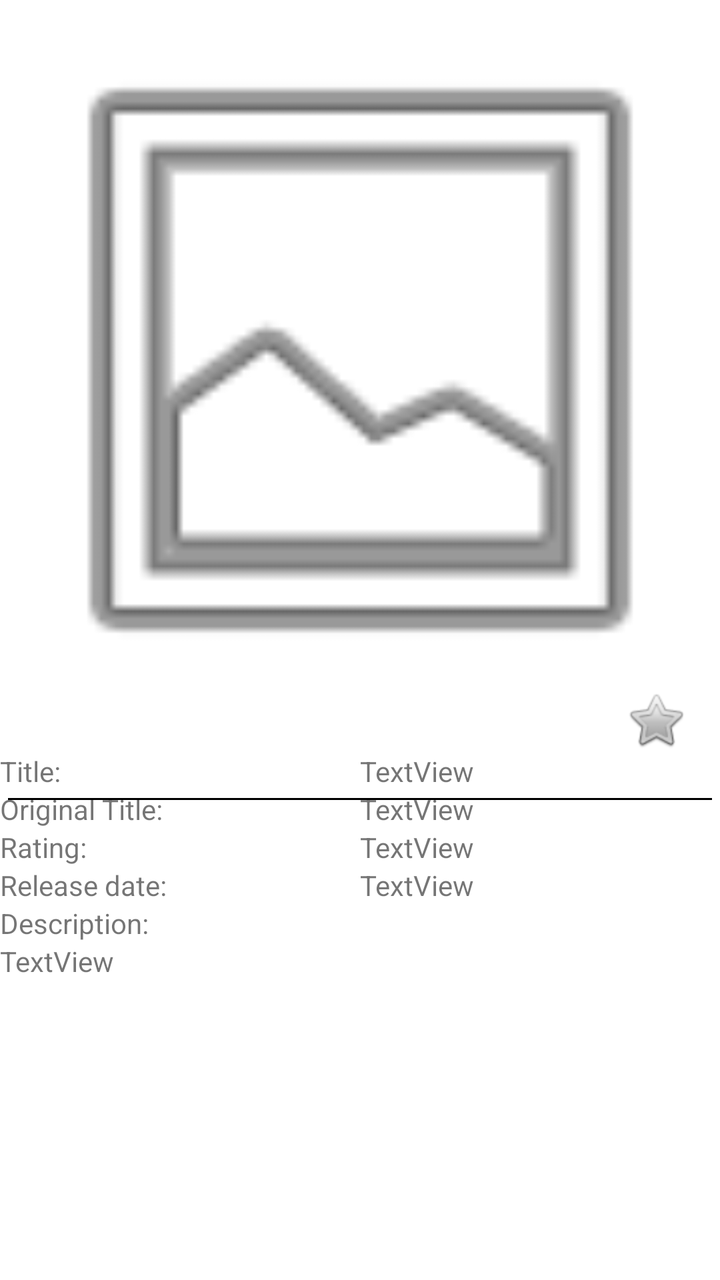
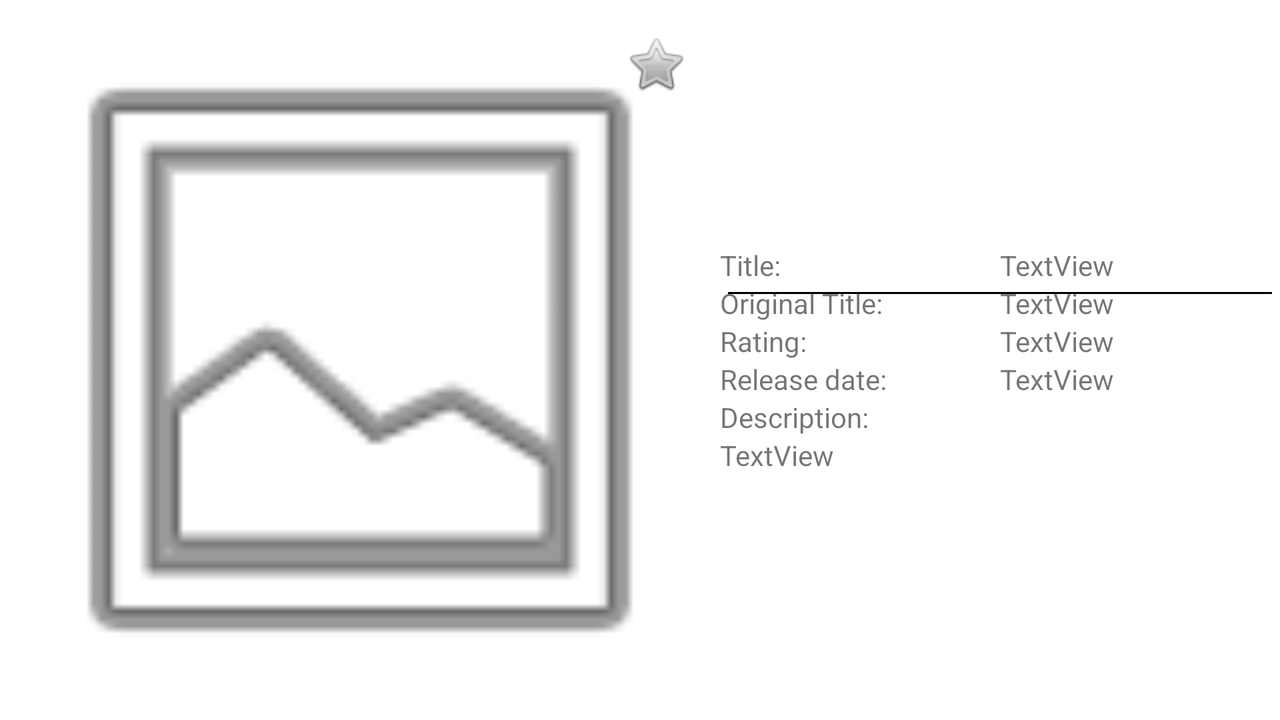

The same Android screen from two of the app's own layout files: first res/layout/ as a phone draws it, then the repository's variant for another configuration, drawn on a device whose configuration selects that folder. Both files follow.
<!-- AndroidManifest.xml: application theme Theme.MyMovies3 -->
<!-- res/layout/activity_detail.xml -->
<?xml version="1.0" encoding="utf-8"?>
<ScrollView xmlns:android="http://schemas.android.com/apk/res/android"
    xmlns:app="http://schemas.android.com/apk/res-auto"
    xmlns:tools="http://schemas.android.com/tools"
    android:id="@+id/scrollViewInfo"
    android:layout_width="match_parent"
    android:layout_height="match_parent"
    tools:context=".DetailActivity">
<androidx.constraintlayout.widget.ConstraintLayout
    android:layout_width="match_parent"
    android:layout_height="wrap_content">

    <ImageView
        android:id="@+id/imageViewBigPoster"
        android:layout_width="0dp"
        android:layout_height="wrap_content"
        android:adjustViewBounds="true"
        app:layout_constraintEnd_toEndOf="parent"
        app:layout_constraintStart_toStartOf="parent"
        app:layout_constraintTop_toTopOf="parent"
        app:srcCompat="@android:drawable/ic_menu_gallery" />

    <ImageView
        android:id="@+id/imageViewAddToFavourite"
        android:layout_width="wrap_content"
        android:layout_height="wrap_content"
        android:layout_marginEnd="16dp"
        android:onClick="onClickChangeFavourite"
        app:layout_constraintBottom_toBottomOf="@+id/imageViewBigPoster"
        app:layout_constraintEnd_toEndOf="@+id/imageViewBigPoster"
        app:layout_constraintTop_toBottomOf="@+id/imageViewBigPoster"
        app:srcCompat="@android:drawable/btn_star_big_off" />

    <include
        layout="@layout/movie_info"
        android:id="@+id/movieInfo"
        android:layout_width="0dp"
        android:layout_height="wrap_content"

        app:layout_constraintStart_toStartOf="parent"
        app:layout_constraintEnd_toEndOf="parent"
        app:layout_constraintTop_toBottomOf="@+id/imageViewAddToFavourite"/>

</androidx.constraintlayout.widget.ConstraintLayout>
</ScrollView>
<!-- res/layout/movie_info.xml (included above) -->
<?xml version="1.0" encoding="utf-8"?>
<androidx.constraintlayout.widget.ConstraintLayout xmlns:android="http://schemas.android.com/apk/res/android"
    android:layout_width="match_parent"
    android:layout_height="match_parent"
    xmlns:app="http://schemas.android.com/apk/res-auto">

    <TextView
        android:id="@+id/textViewLabelTitle"
        android:layout_width="wrap_content"
        android:layout_height="wrap_content"
        android:text="Title:"
        app:layout_constraintStart_toStartOf="parent"
        app:layout_constraintTop_toTopOf="parent" />

    <View
        android:layout_width="0dp"
        android:layout_height="1dp"
        android:layout_margin="4dp"
        android:background="@color/black"
        app:layout_constraintTop_toBottomOf="@id/textViewLabelTitle"
        app:layout_constraintEnd_toEndOf="parent"
        app:layout_constraintStart_toStartOf="parent"/>

    <androidx.constraintlayout.widget.Guideline
        android:id="@+id/guidelineCenter"
        android:layout_width="wrap_content"
        android:layout_height="wrap_content"
        android:orientation="vertical"
        app:layout_constraintGuide_percent="0.5" />

    <TextView
        android:id="@+id/textViewTitle"
        android:layout_width="0dp"
        android:layout_height="wrap_content"
        android:text="TextView"
        app:layout_constraintEnd_toEndOf="parent"
        app:layout_constraintStart_toStartOf="@+id/guidelineCenter"
        app:layout_constraintTop_toTopOf="parent" />

    <TextView
        android:id="@+id/textViewLabelOriginalTitle"
        android:layout_width="wrap_content"
        android:layout_height="wrap_content"
        android:text="Original Title: "
        app:layout_constraintStart_toStartOf="parent"
        app:layout_constraintTop_toBottomOf="@+id/textViewTitle" />

    <TextView
        android:id="@+id/textViewOriginalTitle"
        android:layout_width="0dp"
        android:layout_height="wrap_content"
        android:text="TextView"
        app:layout_constraintEnd_toEndOf="parent"
        app:layout_constraintStart_toStartOf="@+id/guidelineCenter"
        app:layout_constraintTop_toBottomOf="@+id/textViewTitle" />

    <TextView
        android:id="@+id/textViewLabelRating"
        android:layout_width="wrap_content"
        android:layout_height="wrap_content"
        android:text="Rating:"
        app:layout_constraintStart_toStartOf="parent"
        app:layout_constraintTop_toBottomOf="@+id/textViewOriginalTitle" />

    <TextView
        android:id="@+id/textViewRating"
        android:layout_width="0dp"
        android:layout_height="wrap_content"
        android:text="TextView"
        app:layout_constraintEnd_toEndOf="parent"
        app:layout_constraintStart_toStartOf="@+id/guidelineCenter"
        app:layout_constraintTop_toBottomOf="@+id/textViewOriginalTitle" />

    <TextView
        android:id="@+id/textViewLabelReleaseDate"
        android:layout_width="wrap_content"
        android:layout_height="wrap_content"
        android:text="Release date: "
        app:layout_constraintStart_toStartOf="parent"
        app:layout_constraintTop_toBottomOf="@+id/textViewRating" />

    <TextView
        android:id="@+id/textViewReleaseDate"
        android:layout_width="0dp"
        android:layout_height="wrap_content"
        android:text="TextView"
        app:layout_constraintEnd_toEndOf="parent"
        app:layout_constraintStart_toStartOf="@+id/guidelineCenter"
        app:layout_constraintTop_toBottomOf="@+id/textViewRating" />

    <TextView
        android:id="@+id/textViewLabelDescription"
        android:layout_width="wrap_content"
        android:layout_height="wrap_content"
        android:text="Description:"
        app:layout_constraintStart_toStartOf="parent"
        app:layout_constraintTop_toBottomOf="@+id/textViewReleaseDate" />

    <TextView
        android:id="@+id/textViewOverview"
        android:layout_width="wrap_content"
        android:layout_height="wrap_content"
        android:text="TextView"
        app:layout_constraintStart_toStartOf="parent"
        app:layout_constraintTop_toBottomOf="@+id/textViewLabelDescription" />

    <androidx.recyclerview.widget.RecyclerView
        android:id="@+id/recyclerViewTrailers"
        android:nestedScrollingEnabled="false"
        android:layout_width="0dp"
        android:layout_height="wrap_content"
        app:layout_constraintEnd_toEndOf="parent"
        app:layout_constraintStart_toStartOf="parent"
        app:layout_constraintTop_toBottomOf="@id/textViewOverview"/>

    <androidx.recyclerview.widget.RecyclerView
        android:id="@+id/recyclerViewReviews"
        android:nestedScrollingEnabled="false"
        android:layout_width="0dp"
        android:layout_height="wrap_content"
        app:layout_constraintEnd_toEndOf="parent"
        app:layout_constraintStart_toStartOf="parent"
        app:layout_constraintTop_toBottomOf="@id/recyclerViewTrailers"/>


</androidx.constraintlayout.widget.ConstraintLayout>
<!-- resources referenced by this layout -->
<resources>
  <color name="black">#FF000000</color>
  <style name="Theme.MyMovies3" parent="Theme.MaterialComponents.DayNight.DarkActionBar">
          
          <item name="colorPrimary">@color/black</item>
          <item name="colorPrimaryVariant">@color/purple_700</item>
          <item name="colorOnPrimary">@color/white</item>
          
          <item name="colorSecondary">@color/teal_200</item>
          <item name="colorSecondaryVariant">@color/teal_700</item>
          <item name="colorOnSecondary">@color/black</item>
          
          <item name="android:statusBarColor" tools:targetApi="l">?attr/colorPrimaryVariant</item>
          
      </style>
  <color name="purple_700">#FF3700B3</color>
  <color name="white">#FFFFFFFF</color>
  <color name="teal_200">#FF03DAC5</color>
  <color name="teal_700">#FF018786</color>
</resources>
<!-- res/layout-land/activity_detail.xml (the repository's variant of the layout above) -->
<!-- drawn on the phone turned sideways -->
<?xml version="1.0" encoding="utf-8"?>
<androidx.constraintlayout.widget.ConstraintLayout xmlns:android="http://schemas.android.com/apk/res/android"
    xmlns:app="http://schemas.android.com/apk/res-auto"
    xmlns:tools="http://schemas.android.com/tools"
    android:layout_width="match_parent"
    android:layout_height="match_parent"
    tools:context=".DetailActivity">

    <ImageView
        android:id="@+id/imageViewBigPoster"
        android:layout_width="wrap_content"
        android:layout_height="0dp"
        android:adjustViewBounds="true"
        app:layout_constraintStart_toStartOf="parent"
        app:layout_constraintBottom_toBottomOf="parent"
        app:layout_constraintTop_toTopOf="parent"
        app:srcCompat="@android:drawable/ic_menu_gallery" />

    <ImageView
        android:id="@+id/imageViewAddToFavourite"
        android:layout_width="wrap_content"
        android:layout_height="wrap_content"
        android:layout_marginEnd="16dp"
        android:layout_marginTop="16dp"
        android:onClick="onClickChangeFavourite"
        app:layout_constraintEnd_toEndOf="@+id/imageViewBigPoster"
        app:layout_constraintTop_toTopOf="@+id/imageViewBigPoster"
        app:srcCompat="@android:drawable/btn_star_big_off" />

    <ScrollView
        android:id="@+id/scrollViewInfo"
        android:layout_width="0dp"
        android:layout_height="wrap_content"
        app:layout_constraintBottom_toBottomOf="parent"
        app:layout_constraintTop_toTopOf="parent"
        app:layout_constraintEnd_toEndOf="parent"
        app:layout_constraintStart_toEndOf="@id/imageViewBigPoster">

    <include
        layout="@layout/movie_info"
        android:id="@+id/movieInfo"
        android:layout_width="match_parent"
        android:layout_height="wrap_content"/>

    </ScrollView>

</androidx.constraintlayout.widget.ConstraintLayout>
